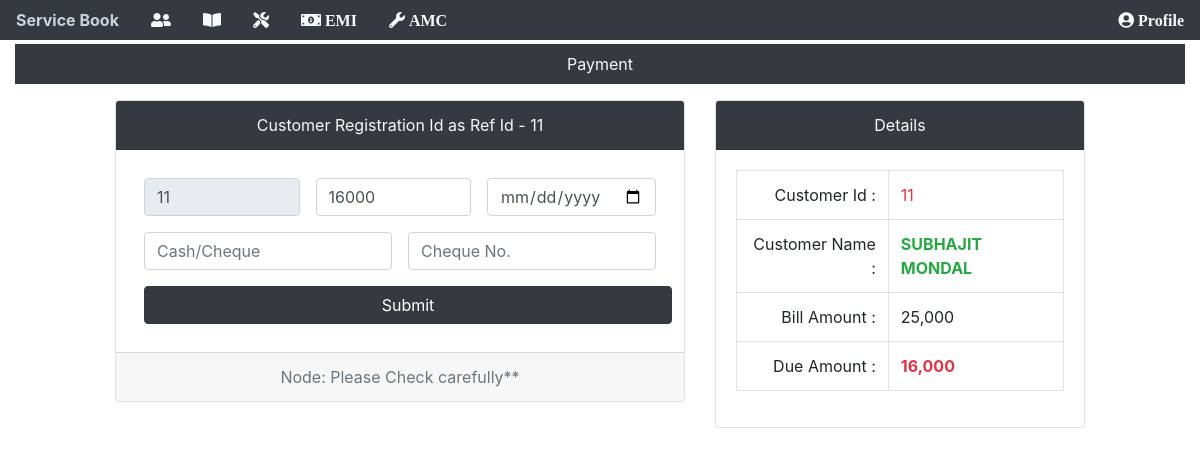
Screenshot of /payment/11 (signed in) with the database file from the repository.
### app/models.py (models this page shows, shortened)
class customerDetails(models.Model):
    custimerId = models.AutoField(primary_key=True)
    name = models.CharField(max_length=100)
    address = models.CharField(max_length=100, null=True)
    phoneNo = models.CharField(max_length=100, unique=True)
    email = models.EmailField(null=True)
    service = models.IntegerField(null=True, blank=True)
    emi = models.CharField(max_length=10, null=True, blank=True)
    modelNameOne = models.CharField(max_length=100)
    quantityOne = models.CharField(max_length=2, null=True)
    modelNoOne = models.CharField(max_length=100)
    modelNameTwo = models.CharField(max_length=100, blank=True)
    quantityTwo = models.CharField(max_length=2, null=True, blank=True)
    modelNoTwo = models.CharField(max_length=100, blank=True)
    purchaseDate = models.DateField(auto_now=False, auto_now_add=False)
    totalAmount = models.IntegerField()
    advanceAmount = models.IntegerField()
    dueAmount = models.IntegerField(null=True)
    def amount_due(self): #for due amount
        payable = self.totalAmount
        paid = self.total_paid_amount()
        return payable - paid
    def total_paid_amount(self): #for total paid amount
        tt = self.advanceAmount
        ap = self.amount_paid()
        return tt + ap
    def amount_paid(self): #for paymennt
        items = paymentOnEmi.objects.filter(refNo=self.custimerId)
        total = 0
        for item in items:
            total += item.paidAmount
        return total

class paymentOnEmi(models.Model):
    refNo = models.IntegerField()
    paidAmount = models.IntegerField()
    paymentDate = models.DateField(auto_now=False, auto_now_add=False)
    cashCheque = models.CharField(max_length=100, null=True)
    chequeNo = models.CharField(max_length=10, null=True, blank=True)

### app/views.py (the view)
# urls.py: path('payment/<int:id>', views.payment, name="paymentPage"),
@login_required(login_url="/login")
def payment(request, id):
    ghh = customerDetails.objects.get(pk=id)
    ps = paymentOnEmiForm()
    if request.method == "POST":
        ps = paymentOnEmiForm(request.POST)
        if ps.is_valid():
            ps.save()
            return redirect("/customer/details")
    return render(request, "payment.html", {"ghh": ghh, "id": id})

### templates/payment.html (shortened to what this page needs)
{% include "base.html" %}
{% load humanize %}
{% block content %}
<div class="container-fluid">
    <div class="bg-dark mt-1">
        <p class="nav-link text-light text-center">Payment</p>
    </div>
</div>
<div class="container-fluid">
    <div class="row">
        <div class="col-6 offset-1">
            <div class="card text-center">
                <div class="card-header bg-dark text-light">
                    Customer Registration Id as Ref Id - {{id}}
                </div>
                <div class="card-body">
                    <form action="" method="POST">
                        <div class="row">
                            <div class="col d-flex">
                                <input class="form-control m-2" type="number" name="refNo" value="{{id}}" readonly>
                                <input class="form-control m-2" type="number" min="0" name="paidAmount"
                                    placeholder="Payment Amount" value="{{ghh.amount_due}}" required>
                                <input class="form-control m-2" type="date" name="paymentDate" required>
                            </div>
                        </div>
                        <div class="row">
                            <div class="col d-flex">
                                <input class="form-control m-2" name="cashCheque" type="text" placeholder="Cash/Cheque"
                                    required>
                                <input class="form-control m-2" name="chequeNo" type="number" min="0"
                                    placeholder="Cheque No.">
                            </div>
                        </div>
                        <button type="submit" class="m-2 btn btn-dark w-100">Submit</button>
                    </form>
                </div>
                <div class="card-footer text-muted">
                    Node: Please Check carefully**
                </div>
            </div>
        </div>
        <div class="col-4">
            <div class="card">
                <div class="card-header bg-dark text-light text-center">
                    Details
                </div>
                <div class="card-body">
                    <table class="table table-bordered">
                        <tbody>
                            <tr>
                                <td class="text-right">Customer Id : </td>
                                <td class="text-danger">{{ghh.custimerId}}</td>
                            </tr>
                            <tr>
                                <td class="text-right">Customer Name :</td>
                                <td class="text-success"><strong>{{ghh.name | upper}}</strong></td>
                            </tr>
                            <tr>
                                <td class="text-right">Bill Amount : </td>
                                <td>{{ghh.totalAmount | intcomma}}</td>
                            </tr>
                            <tr>
                                <td class="text-right">Due Amount : </td>
                                <td class="text-danger"><strong>{{ghh.amount_due | intcomma}}</strong></td>
                            </tr>
                        </tbody>
                    </table>
                </div>
            </div>
        </div>
    </div>
</div>
{% endblock content %}

### rows the page displays
customerDetails: paidAmount "16000", custimerId "11", name "SUBHAJIT MONDAL", totalAmount "25,000", amount_due "16,000"

### other values shown
{{ id }} "11"
